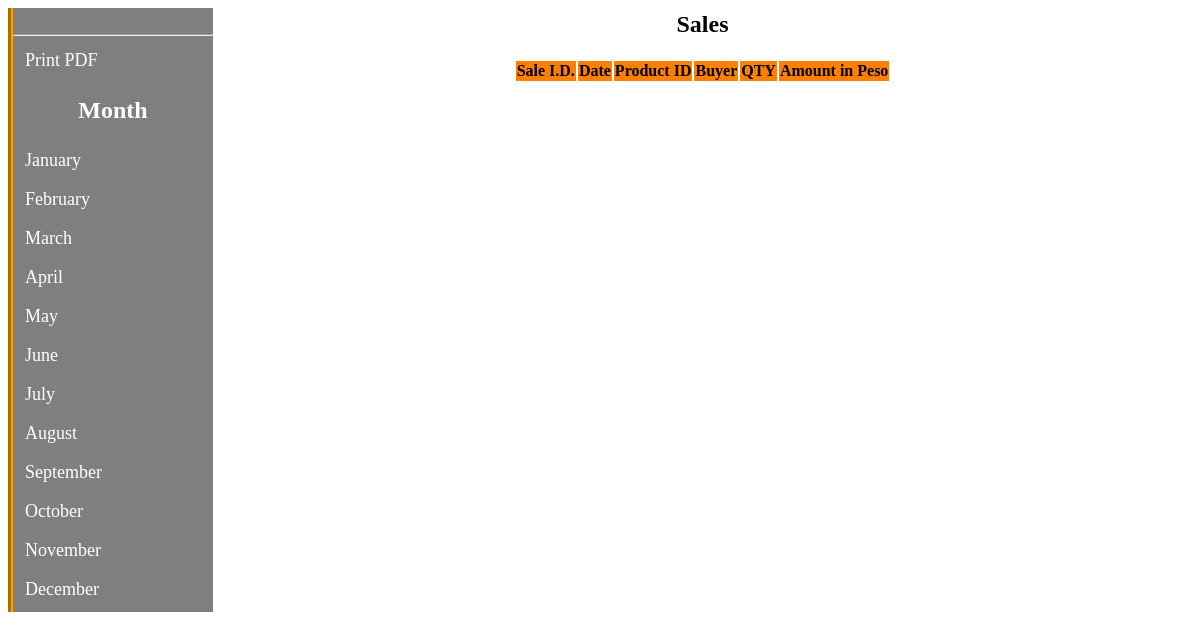
Before: /staff_area/April.php with the older database file.
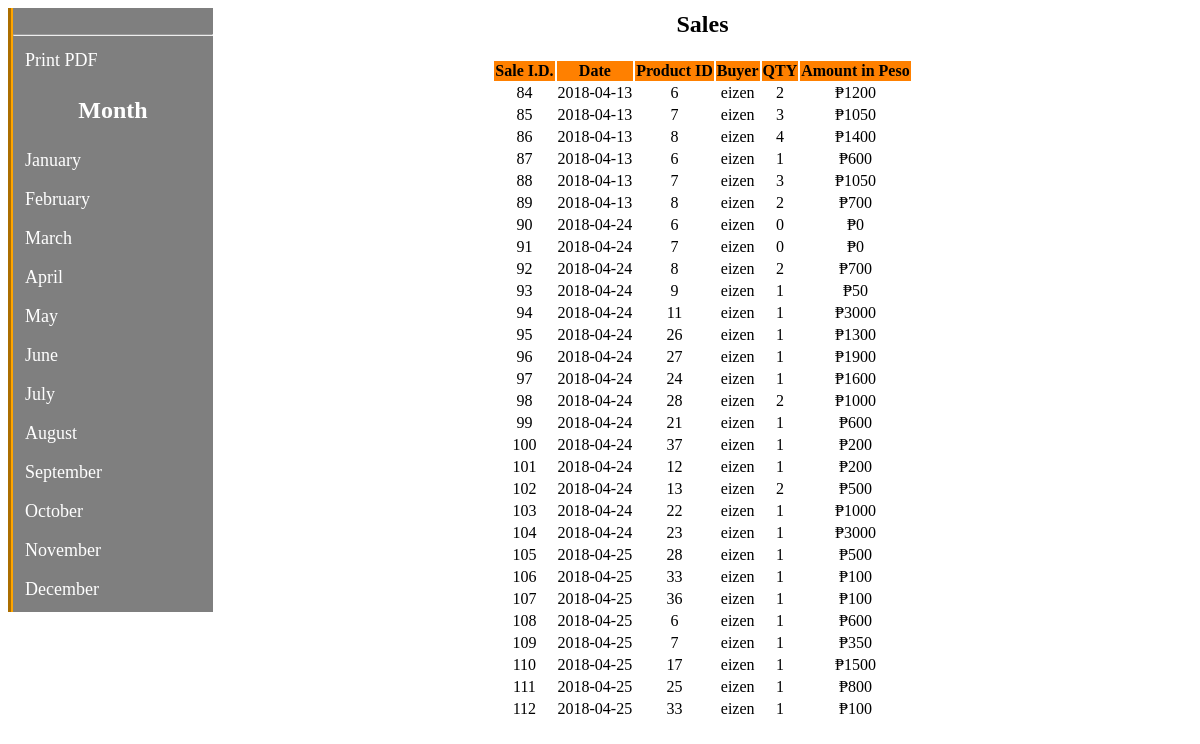
After: the same page with the newer database file.
### tables this page shows
CREATE TABLE `sales` (
  `sale_id` int(123) NOT NULL,
  `sale_date` varchar(123) NOT NULL,
  `sale_product_id` varchar(123) NOT NULL,
  `sale_buyer` varchar(123) NOT NULL,
  `sale_qty` varchar(123) NOT NULL,
  `sale_amount` varchar(123) NOT NULL
);

### staff_area/April.php (the view, shortened to what this page needs)
<?php
include ("includes/db.php");
?>
 <div ="k">
 <div id="sa">
		<center>
		<br><hr></center>
		<a href='pdfapril.php' target="_blank">Print PDF</a>
		<h2 style="text-align:center;">Month</h2>
			<a href="index.php?January">January</a>
			<a href="index.php?February">February</a>
			<a href="index.php?March">March</a>
			<a href="index.php?April">April</a>
			<a href="index.php?May">May</a>
			<a href="index.php?June">June</a>
			<a href="index.php?July">July</a>
		<a href="index.php?August">August</a>
			<a href="index.php?September">September</a>
			<a href="index.php?October">October</a>
		<a href="index.php?November">November</a>
		<a href="index.php?December">December</a>
		</div>
	<div align="center">
<table>
<tr align="center">
		<td colspan="6"><h2>Sales</h2></td>
	</tr>
	<tr align="center" bgcolor="#ff8000" style="text-align:center;">
		<th>Sale I.D.</th>
		<th>Date</th>
		<th>Product ID</th>
		<th>Buyer</th>
		<th>QTY</th>
		<th>Amount in Peso</th>
	</tr>
<?php
	$get_pro = "select * from sales where sale_date like '2018-04-%'";
	$run_pro = mysqli_query($con, $get_pro);
	while ($row_pro=mysqli_fetch_array($run_pro)){
		$pro_id = $row_pro['sale_id'];
		$pro_title = $row_pro['sale_date'];
		$pro_image = $row_pro['sale_product_id'];
		$pro_qty = $row_pro['sale_buyer'];
		$pro_price = $row_pro['sale_qty'];
		$released = $row_pro['sale_amount'];
	?>
	<tr align="center" style="text-align:center;">
		<td><?php echo $pro_id;?></td>
		<td><?php echo $pro_title;?></td>
		<td><?php echo $pro_image;?></td>
		<td><?php echo $pro_qty?></td>
		<td><?php echo $pro_price;?></td>
		<td>&#8369;<?php echo $released?></td>
	</tr>
	<?php
	}
	?>	</table>
</div>

Changed rows visible on the page:
added sales: sale_id "84", sale_date "2018-04-13", sale_product "6", sale_buyer "eizen", sale_qty "2", sale_amount "1200"
added sales: sale_id "85", sale_date "2018-04-13", sale_product "7", sale_buyer "eizen", sale_qty "3", sale_amount "1050"
added sales: sale_id "86", sale_date "2018-04-13", sale_product "8", sale_buyer "eizen", sale_qty "4", sale_amount "1400"
added sales: sale_id "87", sale_date "2018-04-13", sale_product "6", sale_buyer "eizen", sale_qty "1", sale_amount "600"
added sales: sale_id "88", sale_date "2018-04-13", sale_product "7", sale_buyer "eizen", sale_qty "3", sale_amount "1050"
added sales: sale_id "89", sale_date "2018-04-13", sale_product "8", sale_buyer "eizen", sale_qty "2", sale_amount "700"
added sales: sale_id "90", sale_date "2018-04-24", sale_product "6", sale_buyer "eizen", sale_qty "0", sale_amount "0"
added sales: sale_id "91", sale_date "2018-04-24", sale_product "7", sale_buyer "eizen", sale_qty "0", sale_amount "0"
added sales: sale_id "92", sale_date "2018-04-24", sale_product "8", sale_buyer "eizen", sale_qty "2", sale_amount "700"
added sales: sale_id "93", sale_date "2018-04-24", sale_product "9", sale_buyer "eizen", sale_qty "1", sale_amount "50"
added sales: sale_id "94", sale_date "2018-04-24", sale_product "11", sale_buyer "eizen", sale_qty "1", sale_amount "3000"
added sales: sale_id "95", sale_date "2018-04-24", sale_product "26", sale_buyer "eizen", sale_qty "1", sale_amount "1300"
added sales: sale_id "96", sale_date "2018-04-24", sale_product "27", sale_buyer "eizen", sale_qty "1", sale_amount "1900"
added sales: sale_id "97", sale_date "2018-04-24", sale_product "24", sale_buyer "eizen", sale_qty "1", sale_amount "1600"
added sales: sale_id "98", sale_date "2018-04-24", sale_product "28", sale_buyer "eizen", sale_qty "2", sale_amount "1000"
added sales: sale_id "99", sale_date "2018-04-24", sale_product "21", sale_buyer "eizen", sale_qty "1", sale_amount "600"
added sales: sale_id "100", sale_date "2018-04-24", sale_product "37", sale_buyer "eizen", sale_qty "1", sale_amount "200"
added sales: sale_id "101", sale_date "2018-04-24", sale_product "12", sale_buyer "eizen", sale_qty "1", sale_amount "200"
added sales: sale_id "102", sale_date "2018-04-24", sale_product "13", sale_buyer "eizen", sale_qty "2", sale_amount "500"
added sales: sale_id "103", sale_date "2018-04-24", sale_product "22", sale_buyer "eizen", sale_qty "1", sale_amount "1000"
added sales: sale_id "104", sale_date "2018-04-24", sale_product "23", sale_buyer "eizen", sale_qty "1", sale_amount "3000"
added sales: sale_id "105", sale_date "2018-04-25", sale_product "28", sale_buyer "eizen", sale_qty "1", sale_amount "500"
added sales: sale_id "106", sale_date "2018-04-25", sale_product "33", sale_buyer "eizen", sale_qty "1", sale_amount "100"
added sales: sale_id "107", sale_date "2018-04-25", sale_product "36", sale_buyer "eizen", sale_qty "1", sale_amount "100"
added sales: sale_id "108", sale_date "2018-04-25", sale_product "6", sale_buyer "eizen", sale_qty "1", sale_amount "600"
added sales: sale_id "109", sale_date "2018-04-25", sale_product "7", sale_buyer "eizen", sale_qty "1", sale_amount "350"
added sales: sale_id "110", sale_date "2018-04-25", sale_product "17", sale_buyer "eizen", sale_qty "1", sale_amount "1500"
added sales: sale_id "111", sale_date "2018-04-25", sale_product "25", sale_buyer "eizen", sale_qty "1", sale_amount "800"
added sales: sale_id "112", sale_date "2018-04-25", sale_product "33", sale_buyer "eizen", sale_qty "1", sale_amount "100"
